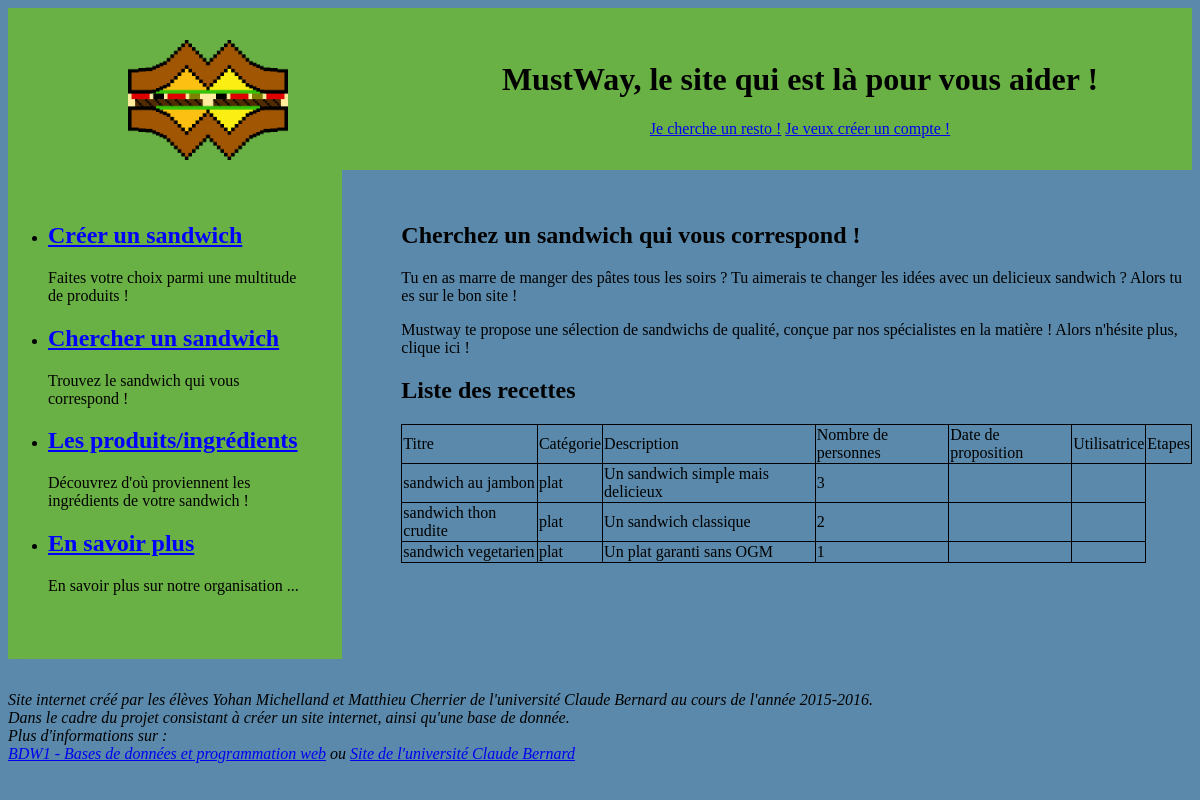
Page /SiteWeb/index.php?page=chercher_sandwich.php on the committed database.
### tables this page shows
CREATE TABLE Recette(
        titre              Varchar (50) NOT NULL ,
        categorieRecette   Varchar (50) ,
        descriptionRecette Varchar (50) NOT NULL ,
        nbPers             Int ,
        DateProposition    Date ,
        email              Varchar (50) ,
        PRIMARY KEY (titre )
);

### SiteWeb/php/chercher_sandwich.php (the view)
<h1> Cherchez un sandwich qui vous correspond !</h1>
<p>Tu en as marre de manger des pâtes tous les soirs ?
Tu aimerais te changer les idées avec un delicieux
sandwich ?
Alors tu es sur le bon site ! </p>
<p>Mustway te propose une sélection de sandwichs de qualité,
conçue par nos spécialistes en la matière !
Alors n'hésite plus, clique ici !</p>
<h1>Liste des recettes</h1>
<?php
$requete = 'SELECT * FROM recette ;';
$resultat = mysqli_query($connexion, $requete);
if($resultat == FALSE) {
	printf("<p style='font-color: red;'>Erreur : problème d'exécution de la requête.</p>");
}
else {
	if(mysqli_num_rows($resultat) == 0) {
		echo "<p>Il n'y a aucune recette dans la base.</p>";
	}
	else {
		echo "<p><table style='width:100%' id='table' ><tr><td id='td'>Titre</td><td id='td'>Catégorie</td><td id='td'>Description</td><td id='td'>Nombre de personnes</td><td id='td'>Date de proposition</td><td id='td'>Utilisatrice</td><td id='td'>Etapes</td></tr>" ;
		while ($row = mysqli_fetch_assoc($resultat)) {
			echo "<tr><td id='td'>".$row['titre']."</td><td id='td'>".$row['categorieRecette']."</td><td id='td'>".$row['descriptionRecette']."</td><td id='td'>".$row['nbPers']."</td><td id='td'>".$row['DateProposition']."</td><td id='td'>".$row['email']."</td></tr>";
		}
		echo "</table></p>";
	}
}
?>

### SiteWeb/css/styles.css (style rules this page uses)
body { background-color: #5A89AB; }
#table { border-collapse:collapse; }
#td { border: 1px solid black; }

### rows in the picture
recette: titre "sandwich au jambon", categorieRecette "plat", descriptionRecette "Un sandwich simple mais delicieux", nbPers "3"
recette: titre "sandwich thon crudite", categorieRecette "plat", descriptionRecette "Un sandwich classique", nbPers "2"
recette: titre "sandwich vegetarien", categorieRecette "plat", descriptionRecette "Un plat garanti sans OGM", nbPers "1"
